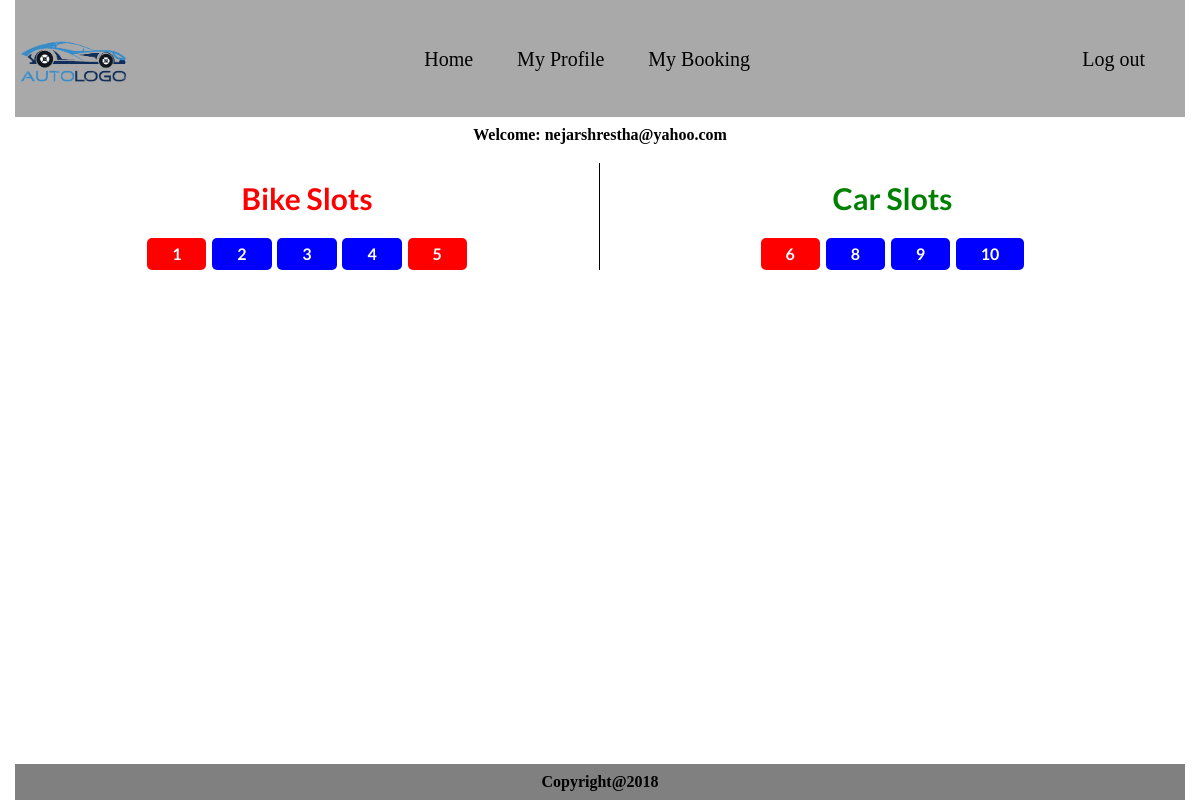
Page /OnlineParkingBooking/views/home.php (signed in) on the committed database.
### tables this page shows
CREATE TABLE `parking_slots` (
  `parkingSlots_id` int(5) NOT NULL,
  `vehicleType_id` int(2) NOT NULL,
  `status` varchar(10) NOT NULL,
  `user_id` int(5) NOT NULL,
  `bookedOn` date NOT NULL
);

### OnlineParkingBooking/classes/dbConfig.php (called while the page is built, shortened)
<?php
class dbConfig{
private $server = "localhost";
private $username = "root";
private $pass = "";
private $db = "onlineparkingbooking";
protected $conn;
	function __construct(){
		if (!isset($this->conn)) {
			$this->conn = new mysqli($this->server,$this->username,$this->pass,$this->db);
		}
	}
}

### OnlineParkingBooking/classes/curd.php (called while the page is built, shortened)
<?php
require_once'dbConfig.php';
class curd extends dbConfig
{
	function getParkingSlots(){
		$sql = "Select * from parking_slots ";
		$result = $this->conn->query($sql);
		if ($result->num_rows>0) {
			return $result;
		}else {
			return false;
		}
	}
	function resetSlots(){
		$sql = "SELECT `bookedOn` FROM `parking_slots`";
		$result = $this->conn->query($sql);
	}
}

### OnlineParkingBooking/views/home.php (the view)
<?php
include_once'../classes/curd.php';
include_once'header.php';
	$curd = new curd();
	$result = $curd->getParkingSlots();
	$status = $curd->resetSlots();
?>
			<div class="main">
				<div class="slots-wrapper">
					<div class="bike-slots">
						<h2 class="slots">Bike Slots</h2>
					<?php
					foreach ($result as $value) {
						if ($value['vehicleType_id']==1) {
							if ($value['status']=="booked") { ?>
								<span ><a href="bookForm.php?id=<?php echo $value['parkingSlots_id']; ?>" class="booked"><?php echo $value['parkingSlots_id']; ?></a></span>
						<?php	}
						else{ ?>
							<span ><a href="bookForm.php?id=<?php echo $value['parkingSlots_id']; ?>" class="button"><?php echo $value['parkingSlots_id']; ?></a></span>
						<?php  }
						}
						?>
				 <?php
				}?>
					</div>
					<div class="car-slots">
						<h2 class="slots">Car Slots</h2>
						<?php
							foreach ($result as $value) {
								if ($value['vehicleType_id']==2) {
									if ($value['status']=="booked") { ?>
								<span ><a href="bookForm.php?id=<?php echo $value['parkingSlots_id']; ?>" class="booked"><?php echo $value['parkingSlots_id']; ?></a></span>
								<?php	}
								else{  ?>
									<span ><a href="bookForm.php?id=<?php echo $value['parkingSlots_id']; ?>" class="button"><?php echo $value['parkingSlots_id']; ?></a></span>
							<?php	}
						}
								?>
						<?php	}
						 ?>
					</div>
				</div>
			</div>
<?php
include_once'footer.php';
?>

### OnlineParkingBooking/css/styles.css (style rules this page uses)
html, body, div, span, object, iframe, h1, h2, h3, h4, h5, h6, p, blockquote, pre, abbr, address, cite, code, del, dfn, em, img, ins, kbd, q, samp, small, strong, sub, sup, var, b, i, dl, dt, dd, ol, ul, li, fieldset, form, label, legend, table, caption, tbody, tfoot, thead, tr, th, td, article, aside, canvas, details, figcaption, figure, footer, header, hgroup, menu, nav, section, summary, time, mark, audio, video { margin:0; padding:0; border:0; outline:0; font-size:100%; vertical-align:text-top; background:transparent; }
* { box-sizing: border-box; }
html { height: 100%; }
body { line-height:1; height: 100%; }
a { margin:0; padding:0; font-size:100%; vertical-align:baseline; background:transparent; text-decoration: none; list-style: none; }
a { color: black; }
.main { margin-bottom: 45px; padding-top: 10px; }
.slots-wrapper { display: flex; flex-wrap: wrap; }
.slots { padding:20px; }
.button { background-color: blue; border: none; color: white; padding: 8px 25px; text-align: center; text-decoration: none; display: inline-block; font-size: 16px; border-radius: 5px; }
.bike-slots { width: 50%; text-align: center; color: red; font-family: lato; font-size: 30px; font-weight: 700; border-right: 1px solid black; }
.car-slots { width: 50%; text-align: center; color: green; font-family: lato; font-size: 30px; font-weight: 700; }
.booked { background-color:red; border: none; color: white; padding: 8px 25px; text-align: center; text-decoration: none; display: inline-block; font-size: 16px; border-radius: 5px; pointer-events: none; }

### rows in the picture
parking_slots: parkingSlots_id "1"
parking_slots: parkingSlots_id "2"
parking_slots: parkingSlots_id "3"
parking_slots: parkingSlots_id "4"
parking_slots: parkingSlots_id "5"
parking_slots: parkingSlots_id "6"
parking_slots: parkingSlots_id "8"
parking_slots: parkingSlots_id "9"
parking_slots: parkingSlots_id "10"

### other values in the picture
$_SESSION['email'] "nejarshrestha@yahoo.com"
